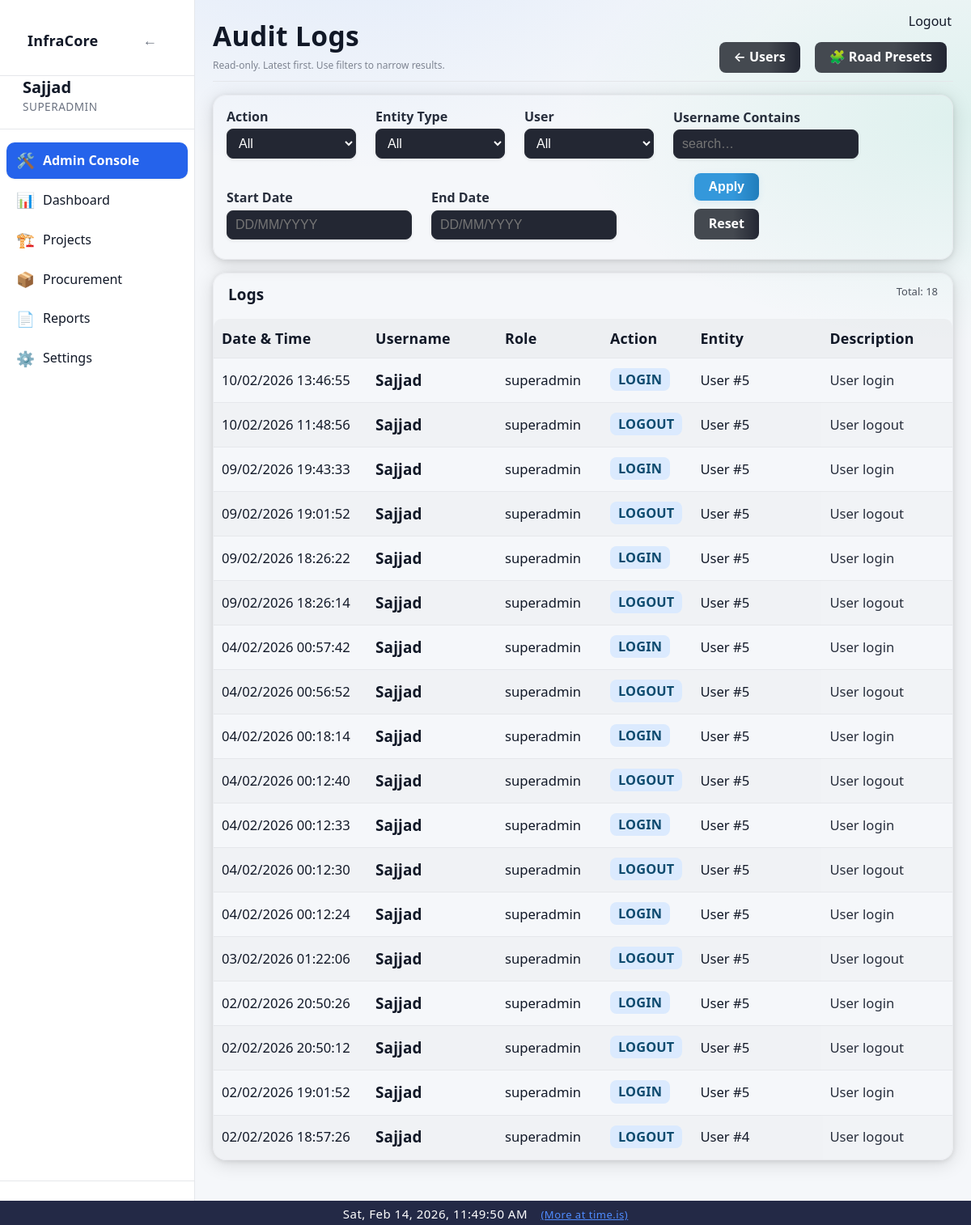
Page /admin/logs (signed in) on the earlier database version.
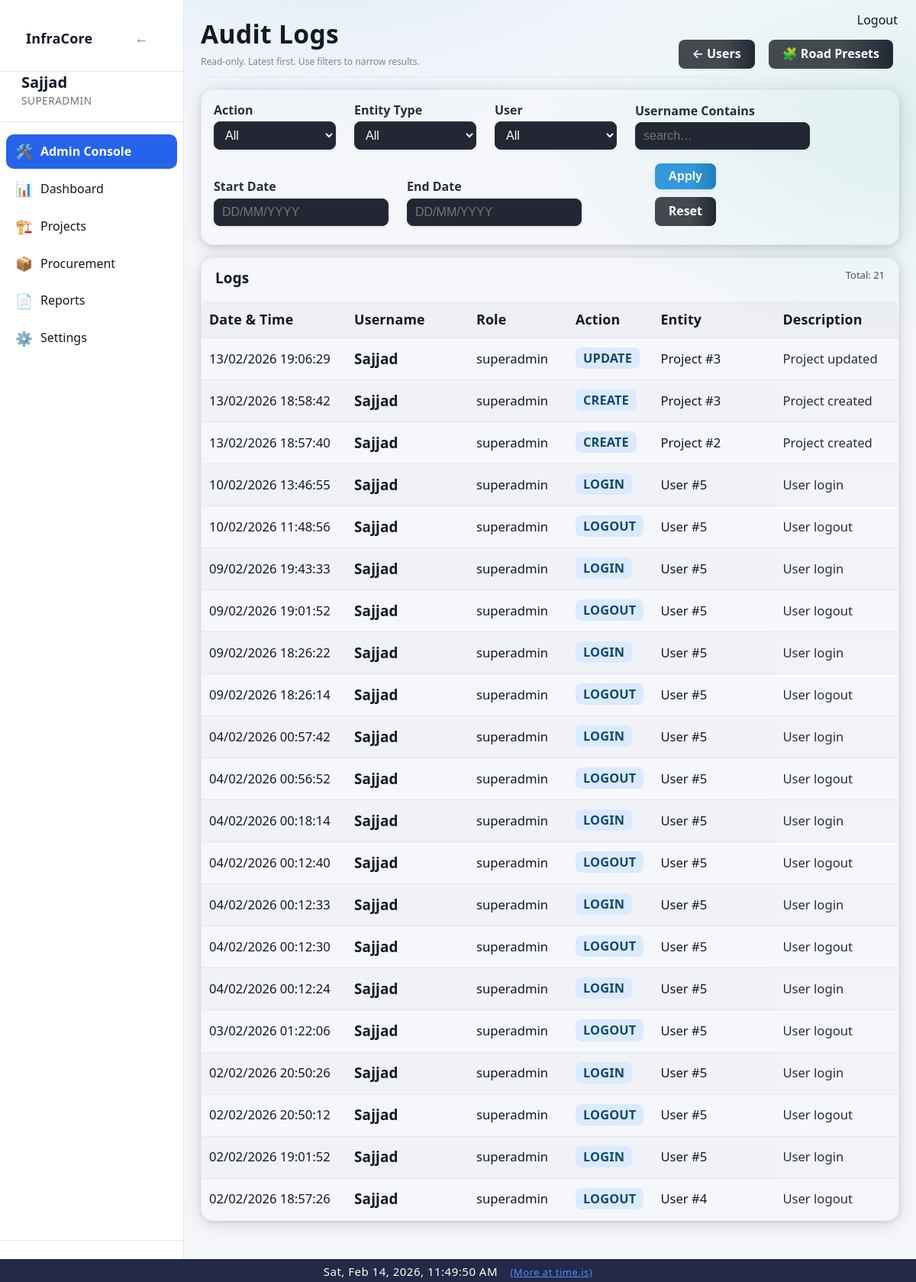
Same page on the later database version.
### app/models/activity_log.py (models this page shows)
class ActivityLog(Base):
    __tablename__ = "activity_logs"
    __table_args__ = (
        Index("ix_activity_logs_created_at", "created_at"),
        Index("ix_activity_logs_user_id", "user_id"),
    )
    id = Column(Integer, primary_key=True, index=True)
    user_id = Column(Integer, ForeignKey("users.id"), nullable=True)
    username = Column(String(150), nullable=False)
    role = Column(String(50), nullable=True)
    action = Column(String(20), nullable=False)  # CREATE, UPDATE, DELETE, ARCHIVE, LOGIN, LOGOUT
    entity_type = Column(String(50), nullable=True)  # Project, Activity, Material, User, Execution
    entity_id = Column(Integer, nullable=True)
    description = Column(Text, nullable=True)
    old_value = Column(Text, nullable=True)  # JSON string
    new_value = Column(Text, nullable=True)  # JSON string
    ip_address = Column(String(64), nullable=True)
    created_at = Column(DateTime, default=datetime.utcnow, nullable=False)
    details = Column(String, nullable=True)
    timestamp = Column(DateTime, default=datetime.utcnow)

### app/routes/admin.py (the view)
@router.get("/logs", response_class=HTMLResponse)
def audit_logs_page(
    request: Request,
    page: int = 1,
    action: str | None = None,
    entity_type: str | None = None,
    user_id: Optional[str] = Query(None),
    username: str | None = None,
    start_date: str | None = None,
    end_date: str | None = None,
    db: Session = Depends(get_db),
):
    if user_id in (None, ""):
        user_id_int = None
    else:
        try:
            user_id_int = int(user_id)
        except Exception:
            user_id_int = None
    admin = admin_guard(request)
    if not admin:
        return RedirectResponse("/dashboard", status_code=302)
    page_size = 50
    page = max(page, 1)
    q = db.query(ActivityLog)
    if action:
        q = q.filter(ActivityLog.action == action)
    if entity_type:
        q = q.filter(ActivityLog.entity_type == entity_type)
    if user_id_int is not None:
        q = q.filter(ActivityLog.user_id == user_id_int)
    if username:
        q = q.filter(ActivityLog.username.ilike(f"%{username.strip()}%"))
    def _parse_d(s: str | None) -> date | None:
        if not s:
            return None
        try:
            return parse_date_ddmmyyyy_or_iso(str(s))
        except Exception:
            return None
    sd = _parse_d(start_date)
    ed = _parse_d(end_date)
    if sd:
        q = q.filter(ActivityLog.created_at >= datetime.combine(sd, time.min))
    if ed:
        q = q.filter(ActivityLog.created_at <= datetime.combine(ed, time.max))
    total = q.count()
    logs = (
        q.order_by(ActivityLog.created_at.desc())
        .offset((page - 1) * page_size)
        .limit(page_size)
        .all()
    )
    actions = [r[0] for r in db.query(ActivityLog.action).distinct().order_by(ActivityLog.action).all() if r and r[0]]
    entity_types = [r[0] for r in db.query(ActivityLog.entity_type).distinct().order_by(ActivityLog.entity_type).all() if r and r[0]]
    users = (
        db.query(ActivityLog.user_id, ActivityLog.username)
        .filter(ActivityLog.user_id.isnot(None))
        .distinct()
        .order_by(ActivityLog.username.asc())
        .all()
    )
    return templates.TemplateResponse(
        "admin/logs.html",
        {
            "request": request,
            "user": admin,
            "logs": logs,
            "page": page,
            "page_size": page_size,
            "total": total,
            "actions": actions,
            "entity_types": entity_types,
            "users": users,
            "filters": {
                "action": action or "",
                "entity_type": entity_type or "",
                "user_id": user_id if user_id is not None else "",
                "username": username or "",
                "start_date": start_date or "",
                "end_date": end_date or "",
            },
        },
    )

### app/templates/admin/logs.html (shortened to what the changed rows need)
{% extends "base.html" %}
{% block content %}
<div class="page-header" style="display:flex;justify-content:space-between;align-items:flex-end;gap:12px;flex-wrap:wrap;margin-bottom:16px">
    <div>
        <h1 class="page-title" style="margin-bottom:6px">Audit Logs</h1>
    </div>
</div>
<div class="card" style="padding:0">
    <div style="padding:14px 18px;border-bottom:1px solid rgba(255,255,255,0.08);display:flex;justify-content:space-between;gap:12px;flex-wrap:wrap">
        <strong>Logs</strong>
        <span style="opacity:0.75;font-size:13px">
            Total: {{ total }}
        </span>
    </div>
    <table class="table" style="margin:0">
        <thead>
            <tr style="background:rgba(255,255,255,0.04)">
                <th style="width:170px">Date &amp; Time</th>
                <th style="width:140px">Username</th>
                <th style="width:110px">Role</th>
                <th style="width:90px">Action</th>
                <th style="width:140px">Entity</th>
                <th>Description</th>
            </tr>
        </thead>
        <tbody>
            {% if logs and logs|length > 0 %}
                {% for l in logs %}
                    <tr style="border-bottom:1px solid rgba(255,255,255,0.05)">
                        <td style="white-space:nowrap">{{ l.created_at|local_dt('Asia/Kolkata') }}</td>
                        <td><strong>{{ l.username }}</strong></td>
                        <td>{{ l.role or "" }}</td>
                        <td>
                            <span class="badge badge-info">{{ l.action }}</span>
                        </td>
                        <td>
                            {{ l.entity_type or "" }}
                            {% if l.entity_id %}
                                #{{ l.entity_id }}
                            {% endif %}
                        </td>
                        <td style="opacity:0.9">{{ l.description or l.details or "" }}</td>
                    </tr>
                {% endfor %}
            {% else %}
                <tr>
                    <td colspan="6" style="padding:24px;text-align:center;opacity:0.75">
                        No audit logs found for the selected filters.
                    </td>
                </tr>
            {% endif %}
        </tbody>
    </table>
</div>
{% set total_pages = (total // page_size) + (1 if total % page_size else 0) %}
{% endblock %}

Differences in the rows shown:
added ActivityLog: created_at|local_dt "13/02/2026 19:06:29", username "Sajjad", role "superadmin", action "UPDATE", entity_type "Project", entity_id "3", description "Project updated"
added ActivityLog: created_at|local_dt "13/02/2026 18:58:42", username "Sajjad", role "superadmin", action "CREATE", entity_type "Project", entity_id "3", description "Project created"
added ActivityLog: created_at|local_dt "13/02/2026 18:57:40", username "Sajjad", role "superadmin", action "CREATE", entity_type "Project", entity_id "2", description "Project created"
Other differences:
{{ total }}: "18" → "21"
